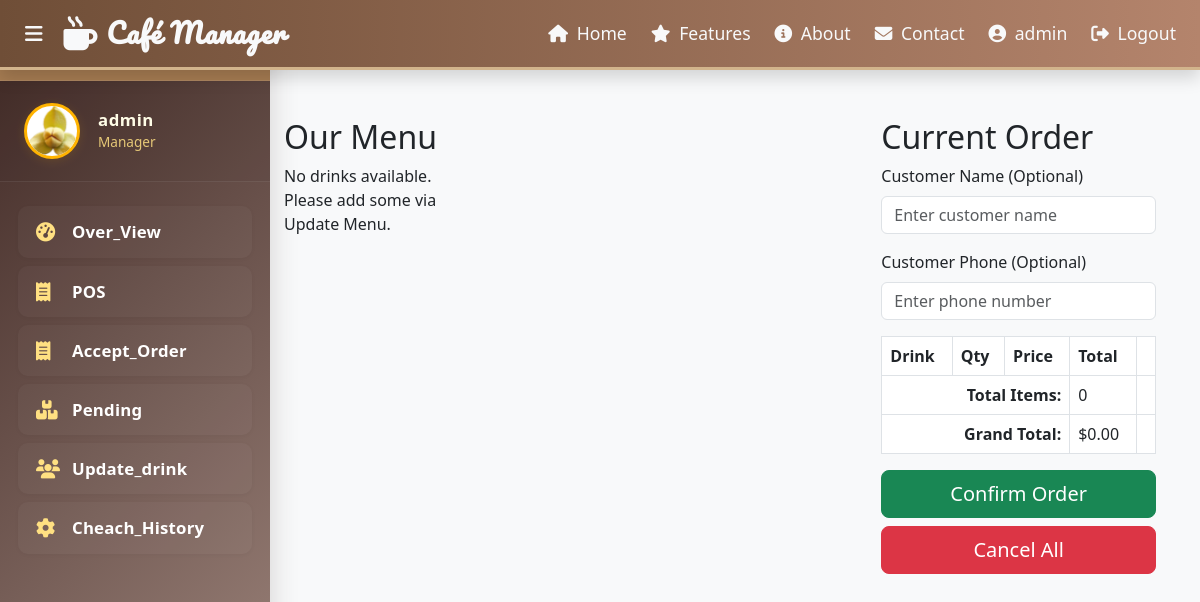
/pos/ (signed in), run on an earlier commit of the app's database.
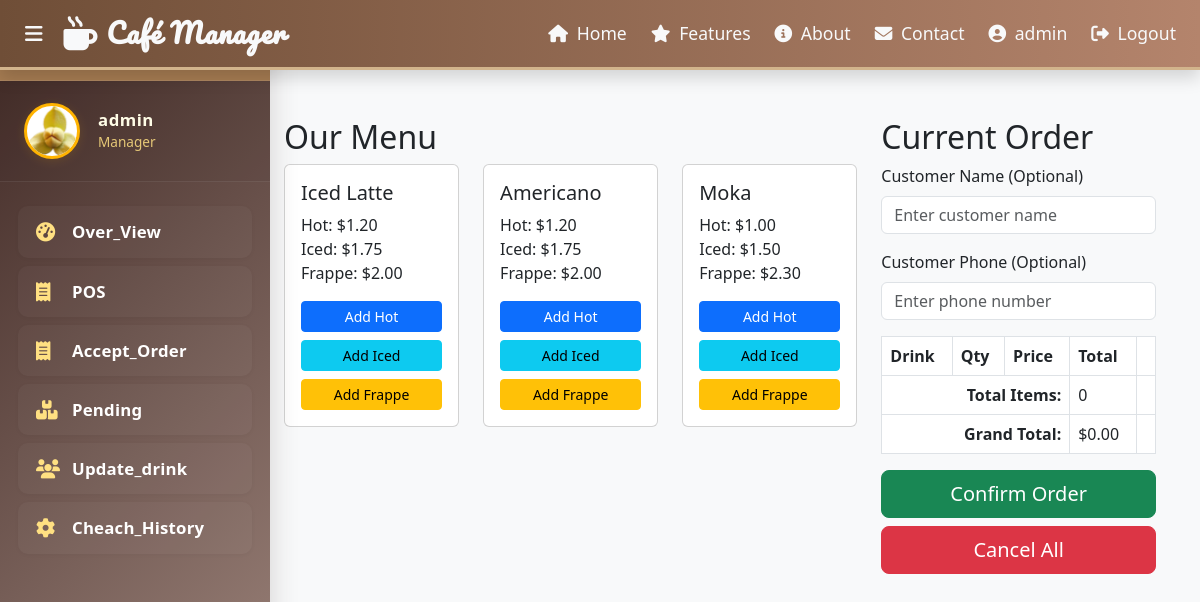
And on a later commit of the database.
### Coffee_System_App/models.py (models this page shows, shortened)
class Drink(models.Model):
    name = models.CharField(max_length=100, unique=True)
    image = models.ImageField(upload_to='drinks/', blank=True, null=True) # Images stored in media/drinks/
    hot_price = models.DecimalField(max_digits=6, decimal_places=2, null=True, blank=True)
    iced_price = models.DecimalField(max_digits=6, decimal_places=2, null=True, blank=True)
    frappe_price = models.DecimalField(max_digits=6, decimal_places=2, null=True, blank=True)
    is_available = models.BooleanField(default=True) # To easily "drop" a drink from the menu

### Coffee_System_App/views.py (the view)
# urls.py: path('pos/', views.pos_system, name='pos_system'),
@login_required
def pos_system(request):
    drinks = Drink.objects.filter(is_available=True)
    context = {
        'drinks': drinks,
    }
    return render(request, 'pos/index.html', context)

### Coffee_System_App/Templates/pos/index.html (shortened to what this page needs)
{% extends 'base.html' %}
{% load static %}
{% block content %}
<div class="container-fluid mt-3">
    <div class="row">
        <div class="col-md-8">
            <h2>Our Menu</h2>
            <div class="row row-cols-1 row-cols-md-3 g-4" id="menu-items">
                {% for drink in drinks %}
                <div class="col">
                    <div class="card h-100">
                        <div class="card-body">
                            <h5 class="card-title">{{ drink.name }}</h5>
                            <p class="card-text">
                                {% if drink.hot_price %}Hot: ${{ drink.hot_price|floatformat:2 }}<br>{% endif %}
                                {% if drink.iced_price %}Iced: ${{ drink.iced_price|floatformat:2 }}<br>{% endif %}
                                {% if drink.frappe_price %}Frappe: ${{ drink.frappe_price|floatformat:2 }}{% endif %}
                            </p>
                            <div class="d-grid gap-2 mt-2">
                                {% if drink.hot_price %}<button class="btn btn-sm btn-primary add-to-order" data-id="{{ drink.id }}" data-name="{{ drink.name }}" data-price="{{ drink.hot_price|floatformat:2 }}" data-type="hot">Add Hot</button>{% endif %}
                                {% if drink.iced_price %}<button class="btn btn-sm btn-info add-to-order" data-id="{{ drink.id }}" data-name="{{ drink.name }}" data-price="{{ drink.iced_price|floatformat:2 }}" data-type="iced">Add Iced</button>{% endif %}
                                {% if drink.frappe_price %}<button class="btn btn-sm btn-warning add-to-order" data-id="{{ drink.id }}" data-name="{{ drink.name }}" data-price="{{ drink.frappe_price|floatformat:2 }}" data-type="frappe">Add Frappe</button>{% endif %}
                            </div>
                        </div>
                    </div>
                </div>
                {% empty %}
                <p>No drinks available. Please add some via Update Menu.</p>
                {% endfor %}
            </div>
        </div>
        <div class="col-md-4">
            <h2>Current Order</h2>
            <form id="customer-info-form">
                <div class="mb-3">
                    <label for="customerName" class="form-label">Customer Name (Optional)</label>
                    <input type="text" class="form-control" id="customerName" name="customer_name" placeholder="Enter customer name">
                </div>
                <div class="mb-3">
                    <label for="customerPhone" class="form-label">Customer Phone (Optional)</label>
                    <input type="text" class="form-control" id="customerPhone" name="customer_phone" placeholder="Enter phone number">
                </div>
            </form>
            <table class="table table-bordered mt-3">
                <thead>
                    <tr>
                        <th>Drink</th>
                        <th>Qty</th>
                        <th>Price</th>
                        <th>Total</th>
                        <th></th>
                    </tr>
                </thead>
                <tfoot>
                    <tr>
                        <th colspan="3" class="text-end">Total Items:</th>
                        <td id="total-items">0</td>
                        <td></td>
                    </tr>
                    <tr>
                        <th colspan="3" class="text-end">Grand Total:</th>
                        <td id="grand-total">$0.00</td>
                        <td></td>
                    </tr>
                </tfoot>
            </table>
            <div class="d-grid gap-2">
                <button type="button" class="btn btn-success btn-lg" id="confirm-order-btn">Confirm Order</button>
                <button type="button" class="btn btn-danger btn-lg" id="cancel-all-btn">Cancel All</button>
            </div>
        </div>
    </div>
</div>
{% endblock %}

What changed in the data, as far as the page shows it:
added Drink: name "Iced Latte", hot_price "1.20", iced_price "1.75", frappe_price "2.00"
added Drink: name "Americano", hot_price "1.20", iced_price "1.75", frappe_price "2.00"
added Drink: name "Moka", hot_price "1.00", iced_price "1.50", frappe_price "2.30"
Also different on the page:
text no longer shown: "No drinks available. Please add some via Update Menu."
